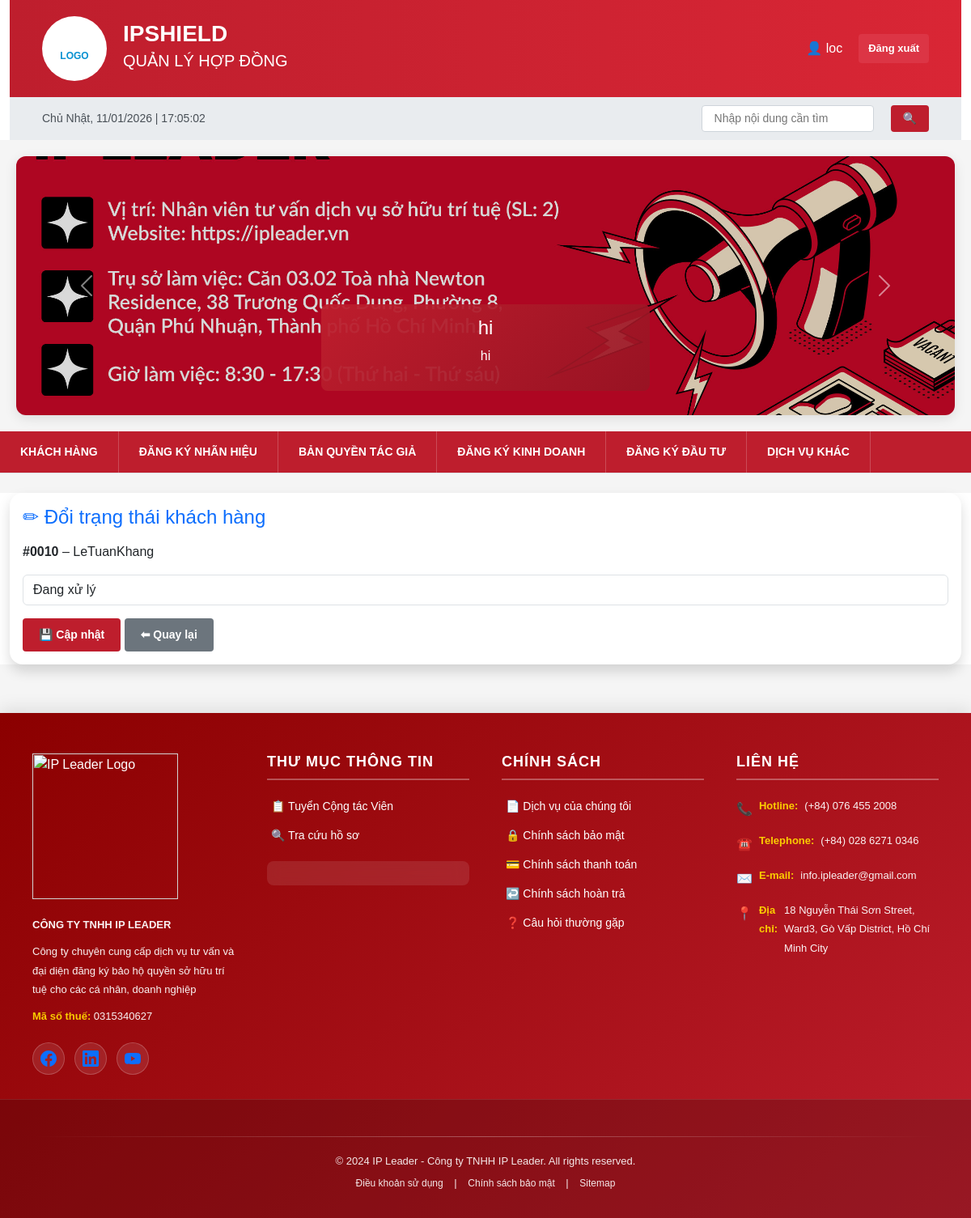
The app's page /13/change-status/ (signed in) with its own data.
### ipshieldapp/models.py (models this page shows, shortened)
class Slider(models.Model):
    title = models.CharField(max_length=255)
    description = models.CharField(max_length=255, blank=True)
    image = models.ImageField(upload_to='sliders/')
    is_active = models.BooleanField(default=True)

class Customer(models.Model):
    CUSTOMER_TYPE_CHOICES = (
        ('personal', 'Cá nhân'),
        ('company', 'Doanh nghiệp'),
    )
    CUSTOMER_STATUS_CHOICES = (
        ('approved', 'Chờ duyệt'),
        ('pending', 'Đang xử lý'),
        ('completed', 'Hoàn tất'),
    )
    customer_type = models.CharField(
        max_length=20,
        choices=CUSTOMER_TYPE_CHOICES,
        default='personal',
        verbose_name='Loại khách hàng'
    )
    status = models.CharField(
        max_length=20,
        choices=CUSTOMER_STATUS_CHOICES,
        default='approved',
        verbose_name='Trạng thái'
    )
    customer_code = models.CharField(
        max_length=50,
        unique=True,
        verbose_name='Mã khách hàng'
    )
    name = models.CharField(
        max_length=255,
        verbose_name='Tên khách hàng'
    )
    address = models.CharField(
        max_length=255,
        verbose_name='Địa chỉ'
    )
    phone = models.CharField(
        max_length=20,
        validators=[phone_validator],
        verbose_name='Số điện thoại'
    )
    email = models.EmailField(
        verbose_name='Email'
    )
    cccd = models.CharField(
        max_length=20,
        validators=[number_validator],
        blank=True,
        null=True,
        verbose_name='Số CCCD'
    )
    tax_code = models.CharField(
        max_length=20,
        validators=[number_validator],
        blank=True,
        null=True,
        verbose_name='Mã số thuế'
    )
    manager = models.CharField(
        max_length=255,
        verbose_name='Người phụ trách'
    )
    position = models.CharField(
        max_length=100,
        verbose_name='Chức danh'
    )
    note = models.TextField(
        blank=True,
        null=True,
        verbose_name='Ghi chú'
    )
    created_at = models.DateTimeField(
        auto_now_add=True,
        verbose_name='Ngày tạo'
    )
    class Meta:
        verbose_name = 'Khách hàng'
        verbose_name_plural = 'Khách hàng'

### ipshieldapp/views.py (the view)
# urls.py: path('<int:pk>/change-status/', views.customer_change_status, name='customer_change_status'),
def customer_change_status(request, pk):
    customer = get_object_or_404(Customer, pk=pk)
    if request.method == 'POST':
        form = CustomerStatusForm(request.POST, instance=customer)
        if form.is_valid():
            form.save()
            messages.success(request, "✅ Cập nhật trạng thái thành công!")
            return redirect('customer_detail', id=customer.id)
    else:
        form = CustomerStatusForm(instance=customer)
    return render(request, 'customer_change_status.html', {
        'customer': customer,
        'form': form
    })

### ipshieldapp/forms.py
class CustomerStatusForm(forms.ModelForm):
    class Meta:
        model = Customer
        fields = ['status']
        labels = {
            'status': 'Trạng thái khách hàng',
        }
        widgets = {
            'status': forms.Select(attrs={'class': 'form-control'}),
        }

### ipshieldapp/context_processors.py (called while the page is built)
def global_sliders(request):
    return {
        'sliders': Slider.objects.filter(is_active=True)
    }

### templates/customer_change_status.html (shortened to what this page needs)
{% extends 'base.html' %}
{% block body_block %}
<div class="container mt-4">
    <div class="card shadow border-0 rounded-4">
        <div class="card-body">
            <h4 class="text-primary mb-3">✏ Đổi trạng thái khách hàng</h4>
            <p>
                <strong>{{ customer.customer_code }}</strong> – {{ customer.name }}
            </p>
            <form method="post">
                {{ form.status }}
                <div class="mt-3">
                    <button class="btn btn-primary">💾 Cập nhật</button>
                    <a href="{% url 'customer_detail' customer.id %}" class="btn btn-secondary">
                        ⬅ Quay lại
                    </a>
                </div>
            </form>
        </div>
    </div>
</div>
{% endblock %}

### templates/base.html (shortened to what this page needs)
{% load static %}
<head>
    <link href="https://cdn.jsdelivr.net/npm/bootstrap@5.3.8/dist/css/bootstrap.min.css" rel="stylesheet">
    <link href="{% static 'css/base.css' %}" rel="stylesheet">
</head>
    <div class="container">
        <div class="header">
            <div class="header-logo">
                <br>LOGO
            </div>
            <div class="header-title">
                <h1>IPSHIELD</h1>
                <h2>QUẢN LÝ HỢP ĐỒNG</h2>
            </div>
{% if user.is_authenticated %}
                    <span>
                        👤 {{ user.username }}
                    </span>
                    <a href="{% url 'logout' %}"
                       class="btn btn-sm btn-danger">
                        Đăng xuất
                    </a>
                {% endif %}
        </div>
                <div class="top-bar">
           <div id="realtime-clock"></div>
            <div class="language-selector d-flex align-items-center gap-3">
                 <input type="text" placeholder="Nhập nội dung cần tìm"
                    style="margin-left: 20px; padding: 5px 15px; border: 1px solid #ced4da; border-radius: 4px;">
                <button class="btn btn-primary" style="padding: 6px 15px; margin-left: 5px;">🔍</button>
            </div>
            </div>
        </div>
<div class="carousel-section" style="margin:20px; box-shadow:0 4px 15px rgba(0,0,0,0.1); border-radius:12px; overflow:hidden;">
    <div id="mainCarousel" class="carousel slide" data-bs-ride="carousel" data-bs-interval="3500">
        <div class="carousel-inner">
            {% for slider in sliders %}
            <div class="carousel-item {% if forloop.first %}active{% endif %}">
                <img src="{{ slider.image.url }}"
                     class="d-block w-100"
                     alt="{{ slider.title }}"
                     style="height:320px; object-fit:cover; filter:brightness(0.85);">
                <div class="carousel-caption d-none d-md-block"
                     style="background:linear-gradient(135deg, rgba(190,30,45,.95), rgba(150,20,35,.9));
                            padding:15px 30px;
                            border-radius:8px;
                            bottom:30px;
                            left:50%;
                            transform:translateX(-50%);
                            max-width:80%;">
                    <h4>{{ slider.title }}</h4>
                    <p>{{ slider.description }}</p>
                </div>
            </div>
            {% endfor %}
        </div>
        <button class="carousel-control-prev" type="button" data-bs-target="#mainCarousel" data-bs-slide="prev">
            <span class="carousel-control-prev-icon"></span>
        </button>
        <button class="carousel-control-next" type="button" data-bs-target="#mainCarousel" data-bs-slide="next">
            <span class="carousel-control-next-icon"></span>
        </button>
    </div>
</div>
{% if user.is_authenticated %}
<div class="nav-tabs">
    <a href="{% url 'home' %}" class="nav-tab">Khách hàng</a>
    <a href="{% url 'contract_search' %}" class="nav-tab">Đăng ký nhãn hiệu</a>
    <a href="{% url 'contract_copyright_search' %}" class="nav-tab">Bản quyền tác giả</a>
    <a href="{% url 'contract_business_search' %}" class="nav-tab">Ðăng ký kinh doanh</a>
    <a href="{% url 'contract_investment_search' %}" class="nav-tab">Ðăng ký đầu tư</a>
    <a href="{% url 'contract_other_service_search' %}" class="nav-tab">Dịch vụ khác</a>
</div>
{% endif %}
 {% block body_block %}
              {% endblock %}
    <footer class="site-footer">
        <div class="footer-content">
            <div class="footer-section">
                <div class="footer-logo">
                    <img src="https://ipleader.vn/wp-content/uploads/2021/01/IPLEADER-LOGO-WHITE-01.png" alt="IP Leader Logo" width="180px">
                </div>
                <p class="company-name">CÔNG TY TNHH IP LEADER</p>
                <p class="company-desc">Công ty chuyên cung cấp dịch vụ tư vấn và đại diện đăng ký bảo hộ quyền sở hữu trí tuệ cho các cá nhân, doanh nghiệp</p>
                <p><strong>Mã số thuế:</strong> 0315340627</p>
                <div class="social-icons">
                    <a href="#" class="social-icon facebook" title="Facebook">
                    </a>
                    <a href="#" class="social-icon linkedin" title="LinkedIn">
                    </a>
                    <a href="#" class="social-icon youtube" title="YouTube">
                    </a>
                </div>
            </div>
            <div class="footer-section">
                <h5>Thư mục thông tin</h5>
                <ul>
                    <li><a href="#">📋 Tuyển Cộng tác Viên</a></li>
                    <li><a href="#">🔍 Tra cứu hồ sơ</a></li>
                </ul>
                <div class="certification-badge">
                </div>
            </div>
            <div class="footer-section">
                <h5>Chính sách</h5>
                <ul>
                    <li><a href="#">📄 Dịch vụ của chúng tôi</a></li>
                    <li><a href="#">🔒 Chính sách bảo mật</a></li>
                    <li><a href="#">💳 Chính sách thanh toán</a></li>
                    <li><a href="#">↩️ Chính sách hoàn trả</a></li>
                    <li><a href="#">❓ Câu hỏi thường gặp</a></li>
                </ul>
            </div>
            <div class="footer-section">
                <h5>Liên hệ</h5>
                <div class="contact-info">
                    <p><span class="contact-icon">📞</span> <strong>Hotline:</strong> (+84) 076 455 2008</p>
                    <p><span class="contact-icon">☎️</span> <strong>Telephone:</strong>(+84) 028 6271 0346</p>
                    <p><span class="contact-icon">✉️</span> <strong>E-mail:</strong> info.ipleader@gmail.com</p>
                    <p><span class="contact-icon">📍</span> <strong>Địa chỉ:</strong>18 Nguyễn Thái Sơn Street, Ward3, Gò Vấp District, Hồ Chí Minh City</p>
                </div>
            </div>
        </div>
        <div class="footer-bottom">
            <div class="footer-divider"></div>
            <p>© 2024 IP Leader - Công ty TNHH IP Leader. All rights reserved.</p>
            <p class="footer-links">
                <a href="#">Điều khoản sử dụng</a> |
                <a href="#">Chính sách bảo mật</a> |
                <a href="#">Sitemap</a>
            </p>
        </div>
    </footer>

### records on screen
Slider: image (picture), title "hi", description "hi"
Customer: customer_code "#0010", name "LeTuanKhang", status "Đang xử lý"

### other values on screen
{{ user.username }} "loc"
